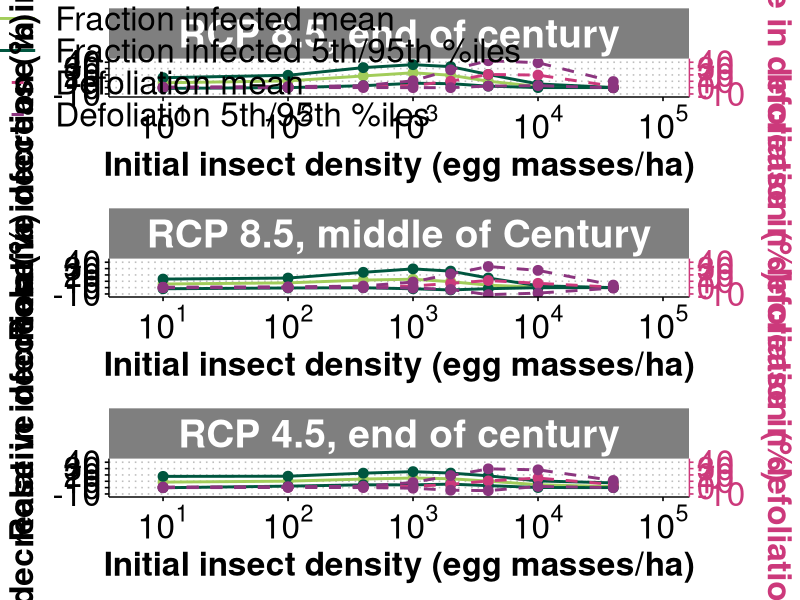

The R script that drew this image:
library(dplyr)
library(ggplot2)
library(grid)
library(gridExtra)
library(cowplot)
library(ggthemes)


#Read in a summary table of fraction infected and defoliation under different initial insect densities (RCP 8.5, End of century)
table<-read.csv("fullHiENDMfRel_hdefof_0.05_summarytable.csv",header=TRUE)
table$group<-as.character(table$group)
table$group[table$group=="Fraction_Infected"]<-"Fraction Infected"
table$group<-factor(table$group,levels=c("Fraction Infected","Defoliation"))
table$insect_density<-table$insect_density*10000/250 #Larvae/m^2 into egg masses/ha

color<-c("Fraction infected mean"="#a2cd5a","Fraction infected 5th/95th %iles"="#00563f","Defoliation mean"="#cc397b","Defoliation 5th/95th %iles"="#8b357f","Density frequencies"="grey50")
linetype_list<-c("Fraction infected mean"=1,"Fraction infected 5th/95th %iles"=1,"Defoliation mean"=2,"Defoliation 5th/95th %iles"=2)


integer_breaks <- function(n = 5, ...) {
  fxn <- function(x) {
    breaks <- floor(pretty(x, n, ...))
    names(breaks) <- attr(breaks, "labels")
    breaks
  }
  return(fxn)
}

table_base<-table
table_base$title<-"RCP 8.5, end of century"

# The values y>0 indicate the extent of the harmful effects of climate change to forests. 
# The decrease in fraction infected is on the same side as the increase in defoliation.
color<-c("Fraction infected mean"="#a2cd5a","Fraction infected 5th/95th %iles"="#00563f","Defoliation mean"="#cc397b","Defoliation 5th/95th %iles"="#8b357f","Density frequencies"="grey50")
linetype_list<-c("Fraction infected mean"=1,"Fraction infected 5th/95th %iles"=1,"Defoliation mean"=2,"Defoliation 5th/95th %iles"=2)




END<-ggplot(table_base) + theme_bw() + theme_clean()+
  geom_point(data=table_base[table_base$group=="Fraction Infected",],aes(x=insect_density,y=-(mean),color="Fraction infected mean"),size=3)+
  geom_line(data=table_base[table_base$group=="Fraction Infected",],aes(x=insect_density,y=-(mean),color="Fraction infected mean",linetype="Fraction infected mean"),linewidth=1)+
  geom_point(data=table_base[table_base$group=="Fraction Infected",],aes(x=insect_density,y=-(X5th_pct),color="Fraction infected 5th/95th %iles"),size=3)+
  geom_line(data=table_base[table_base$group=="Fraction Infected",],aes(x=insect_density,y=-(X5th_pct),color="Fraction infected 5th/95th %iles",linetype="Fraction infected 5th/95th %iles"),linewidth=1)+
  geom_point(data=table_base[table_base$group=="Fraction Infected",],aes(x=insect_density,y=-(X95th_pct),color="Fraction infected 5th/95th %iles"),size=3)+
  geom_line(data=table_base[table_base$group=="Fraction Infected",],aes(x=insect_density,y=-(X95th_pct),color="Fraction infected 5th/95th %iles",linetype="Fraction infected 5th/95th %iles"),linewidth=1)+
  scale_x_log10(breaks = scales::trans_breaks("log10", function(x) 10^x),labels = scales::trans_format("log10", scales::math_format(10^.x)),limits=c(6,100000))+
  scale_y_continuous(limits=c(-12,43),breaks=integer_breaks(),sec.axis = sec_axis(trans=~./1,name="Increase in defoliation (%)",breaks=c(-10,0,10,20,30,40)))+
  geom_point(data=table_base[table_base$group=="Defoliation",],aes(x=insect_density,y=(mean),color="Defoliation mean"),size=3)+
  geom_line(data=table_base[table_base$group=="Defoliation",],aes(x=insect_density,y=(mean),color="Defoliation mean",linetype="Defoliation mean"),linewidth=1)+
  geom_point(data=table_base[table_base$group=="Defoliation",],aes(x=insect_density,y=(X5th_pct),color="Defoliation 5th/95th %iles"),size=3)+
  geom_line(data=table_base[table_base$group=="Defoliation",],aes(x=insect_density,y=(X5th_pct),color="Defoliation 5th/95th %iles",linetype="Defoliation 5th/95th %iles"),linewidth=1)+
  geom_point(data=table_base[table_base$group=="Defoliation",],aes(x=insect_density,y=(X95th_pct),color="Defoliation 5th/95th %iles"),size=3)+
  geom_line(data=table_base[table_base$group=="Defoliation",],aes(x=insect_density,y=(X95th_pct),color="Defoliation 5th/95th %iles",linetype="Defoliation 5th/95th %iles"),linewidth=1)+
  xlab(expression(bold(paste("Initial insect density (egg masses/ha)")) ))+ylab(expression(bold("Relative decrease in infection (%)")))+
  theme(axis.line.y.right = element_line(color = "#cc397b"), 
        axis.ticks.y.right = element_line(color = "#cc397b"),
        axis.text.y.right = element_text(color = "#cc397b"), 
        axis.title.y.right = element_text(color = "#cc397b"))+
  theme(plot.title=element_text(size=28,face="bold"), axis.text=element_text(size=24),
        axis.title=element_text(size=24,face="bold"),plot.background = element_blank(),
        legend.position = c(0.2,0.795),legend.title=element_blank(),legend.text=element_text(size=24),legend.background=element_blank(),legend.key=element_blank(),
        strip.background =element_rect(fill="grey50"),strip.text = element_text(colour = 'white'), legend.key.width = unit(3,"cm"))+
  theme(axis.title.y.right = element_text(margin = margin(t = 0, r = 0, b = 0, l = 10)))+
  scale_color_manual(breaks=c("Fraction infected mean","Fraction infected 5th/95th %iles","Defoliation mean","Defoliation 5th/95th %iles","Density frequencies"),values=color,name="value type")+
  scale_fill_manual(breaks=c("Fraction infected mean","Fraction infected 5th/95th %iles","Defoliation mean","Defoliation 5th/95th %iles","Density frequencies"),values=color,name="value type")+ 
  scale_linetype_manual(breaks=c("Fraction infected mean","Fraction infected 5th/95th %iles","Defoliation mean","Defoliation 5th/95th %iles"),values=linetype_list,name="value type")+
  facet_grid(. ~ title)+theme(strip.text.x = element_text(size=28,face="bold"))+theme(panel.spacing.x = unit(2, "lines"))




#Mid-century
table<-read.csv("fullHiMIDMfRel_hdefof_0.05_summarytable.csv",header=TRUE)
table$group<-as.character(table$group)
table$group[table$group=="Fraction_Infected"]<-"Fraction Infected"
table$group<-factor(table$group,levels=c("Fraction Infected","Defoliation"))
table$insect_density<-table$insect_density*10000/250

color<-c("Fraction infected mean"="#a2cd5a","Fraction infected 5th/95th %iles"="#00563f","Defoliation mean"="#cc397b","Defoliation 5th/95th %iles"="#8b357f","Density frequencies"="grey50")
linetype_list<-c("Fraction infected mean"=1,"Fraction infected 5th/95th %iles"=1,"Defoliation mean"=2,"Defoliation 5th/95th %iles"=2)

table_alt<-table
table_alt$group<-factor(table_alt$group,levels=c("Fraction Infected","Defoliation"))
table_alt$title<-"RCP 8.5, middle of Century"



MID<-ggplot(table_alt) + theme_bw() + theme_clean()+
  geom_point(data=table_alt[table_alt$group=="Fraction Infected",],aes(x=insect_density,y=-(mean),color="Fraction infected mean"),size=3)+
  geom_line(data=table_alt[table_alt$group=="Fraction Infected",],aes(x=insect_density,y=-(mean),color="Fraction infected mean",linetype="Fraction infected mean"),linewidth=1)+
  geom_point(data=table_alt[table_alt$group=="Fraction Infected",],aes(x=insect_density,y=-(X5th_pct),color="Fraction infected 5th/95th %iles"),size=3)+
  geom_line(data=table_alt[table_alt$group=="Fraction Infected",],aes(x=insect_density,y=-(X5th_pct),color="Fraction infected 5th/95th %iles",linetype="Fraction infected 5th/95th %iles"),linewidth=1)+
  geom_point(data=table_alt[table_alt$group=="Fraction Infected",],aes(x=insect_density,y=-(X95th_pct),color="Fraction infected 5th/95th %iles"),size=3)+
  geom_line(data=table_alt[table_alt$group=="Fraction Infected",],aes(x=insect_density,y=-(X95th_pct),color="Fraction infected 5th/95th %iles",linetype="Fraction infected 5th/95th %iles"),linewidth=1)+
  scale_x_log10(breaks = scales::trans_breaks("log10", function(x) 10^x),labels = scales::trans_format("log10", scales::math_format(10^.x)),limits=c(6,100000))+
  scale_y_continuous(limits=c(-12,43),breaks=integer_breaks(),sec.axis = sec_axis(trans=~./1,name="Increase in defoliation (%)",breaks=c(-10,0,10,20,30,40)))+
  geom_point(data=table_alt[table_alt$group=="Defoliation",],aes(x=insect_density,y=(mean),color="Defoliation mean"),size=3)+
  geom_line(data=table_alt[table_alt$group=="Defoliation",],aes(x=insect_density,y=(mean),color="Defoliation mean",linetype="Defoliation mean"),linewidth=1)+
  geom_point(data=table_alt[table_alt$group=="Defoliation",],aes(x=insect_density,y=(X5th_pct),color="Defoliation 5th/95th %iles"),size=3)+
  geom_line(data=table_alt[table_alt$group=="Defoliation",],aes(x=insect_density,y=(X5th_pct),color="Defoliation 5th/95th %iles",linetype="Defoliation 5th/95th %iles"),linewidth=1)+
  geom_point(data=table_alt[table_alt$group=="Defoliation",],aes(x=insect_density,y=(X95th_pct),color="Defoliation 5th/95th %iles"),size=3)+
  geom_line(data=table_alt[table_alt$group=="Defoliation",],aes(x=insect_density,y=(X95th_pct),color="Defoliation 5th/95th %iles",linetype="Defoliation 5th/95th %iles"),linewidth=1)+
  xlab(expression(bold(paste("Initial insect density (egg masses/ha)")) ))+ylab(expression(bold("Relative decrease in infection (%)")))+
  theme(axis.line.y.right = element_line(color = "#cc397b"), 
        axis.ticks.y.right = element_line(color = "#cc397b"),
        axis.text.y.right = element_text(color = "#cc397b"), 
        axis.title.y.right = element_text(color = "#cc397b"))+
  theme(plot.title=element_text(size=28,face="bold"), axis.text=element_text(size=24),
        axis.title=element_text(size=24,face="bold"),plot.background = element_blank(),
        legend.position = "none",legend.title=element_blank(),legend.text=element_text(size=24),legend.background=element_blank(),legend.key=element_blank(),
        strip.background =element_rect(fill="grey50"),strip.text = element_text(colour = 'white'), legend.key.width = unit(3,"cm"))+
  theme(axis.title.y.right = element_text(margin = margin(t = 0, r = 0, b = 0, l = 10)))+
  scale_color_manual(breaks=c("Fraction infected mean","Fraction infected 5th/95th %iles","Defoliation mean","Defoliation 5th/95th %iles","Density frequencies"),values=color,name="value type")+
  scale_fill_manual(breaks=c("Fraction infected mean","Fraction infected 5th/95th %iles","Defoliation mean","Defoliation 5th/95th %iles","Density frequencies"),values=color,name="value type")+ 
  scale_linetype_manual(breaks=c("Fraction infected mean","Fraction infected 5th/95th %iles","Defoliation mean","Defoliation 5th/95th %iles"),values=linetype_list,name="value type")+
  facet_grid(. ~ title)+theme(strip.text.x = element_text(size=28,face="bold"))+theme(panel.spacing.x = unit(2, "lines"))
#scale_x_continuous(trans=log_trans(),breaks=round(exp(-5:-1),3),limits=c(0.004,0.38))+
#facet_wrap(~group)+theme(strip.text.x = element_text(size=24,face="bold"),strip.text.y = element_text(size=24,face="bold"))+theme(panel.spacing.x = unit(2, "lines"))



#RCP 4.5
table<-read.csv("fullLowENDMfRel_hdefof_0.05_summarytable.csv",header=TRUE)
table$group<-as.character(table$group)
table$group[table$group=="Fraction_Infected"]<-"Fraction Infected"
table$group<-factor(table$group,levels=c("Fraction Infected","Defoliation"))
table$insect_density<-table$insect_density*10000/250

color<-c("Fraction infected mean"="#a2cd5a","Fraction infected 5th/95th %iles"="#00563f","Defoliation mean"="#cc397b","Defoliation 5th/95th %iles"="#8b357f","Density frequencies"="grey50")
linetype_list<-c("Fraction infected mean"=1,"Fraction infected 5th/95th %iles"=1,"Defoliation mean"=2,"Defoliation 5th/95th %iles"=2)

table_alt<-table
table_alt$group<-factor(table_alt$group,levels=c("Fraction Infected","Defoliation"))
table_alt$title<-"RCP 4.5, end of century"



RCP4<-ggplot(table_alt) + theme_bw() + theme_clean()+
  geom_point(data=table_alt[table_alt$group=="Fraction Infected",],aes(x=insect_density,y=-(mean),color="Fraction infected mean"),size=3)+
  geom_line(data=table_alt[table_alt$group=="Fraction Infected",],aes(x=insect_density,y=-(mean),color="Fraction infected mean",linetype="Fraction infected mean"),linewidth=1)+
  geom_point(data=table_alt[table_alt$group=="Fraction Infected",],aes(x=insect_density,y=-(X5th_pct),color="Fraction infected 5th/95th %iles"),size=3)+
  geom_line(data=table_alt[table_alt$group=="Fraction Infected",],aes(x=insect_density,y=-(X5th_pct),color="Fraction infected 5th/95th %iles",linetype="Fraction infected 5th/95th %iles"),linewidth=1)+
  geom_point(data=table_alt[table_alt$group=="Fraction Infected",],aes(x=insect_density,y=-(X95th_pct),color="Fraction infected 5th/95th %iles"),size=3)+
  geom_line(data=table_alt[table_alt$group=="Fraction Infected",],aes(x=insect_density,y=-(X95th_pct),color="Fraction infected 5th/95th %iles",linetype="Fraction infected 5th/95th %iles"),linewidth=1)+
  scale_x_log10(breaks = scales::trans_breaks("log10", function(x) 10^x),labels = scales::trans_format("log10", scales::math_format(10^.x)),limits=c(6,100000))+
  scale_y_continuous(limits=c(-12,43),breaks=integer_breaks(),sec.axis = sec_axis(trans=~./1,name="Increase in defoliation (%)",breaks=c(-10,0,10,20,30,40)))+
  geom_point(data=table_alt[table_alt$group=="Defoliation",],aes(x=insect_density,y=(mean),color="Defoliation mean"),size=3)+
  geom_line(data=table_alt[table_alt$group=="Defoliation",],aes(x=insect_density,y=(mean),color="Defoliation mean",linetype="Defoliation mean"),linewidth=1)+
  geom_point(data=table_alt[table_alt$group=="Defoliation",],aes(x=insect_density,y=(X5th_pct),color="Defoliation 5th/95th %iles"),size=3)+
  geom_line(data=table_alt[table_alt$group=="Defoliation",],aes(x=insect_density,y=(X5th_pct),color="Defoliation 5th/95th %iles",linetype="Defoliation 5th/95th %iles"),linewidth=1)+
  geom_point(data=table_alt[table_alt$group=="Defoliation",],aes(x=insect_density,y=(X95th_pct),color="Defoliation 5th/95th %iles"),size=3)+
  geom_line(data=table_alt[table_alt$group=="Defoliation",],aes(x=insect_density,y=(X95th_pct),color="Defoliation 5th/95th %iles",linetype="Defoliation 5th/95th %iles"),linewidth=1)+
  xlab(expression(bold(paste("Initial insect density (egg masses/ha)")) ))+ylab(expression(bold("Relative decrease in infection (%)")))+
  theme(axis.line.y.right = element_line(color = "#cc397b"), 
        axis.ticks.y.right = element_line(color = "#cc397b"),
        axis.text.y.right = element_text(color = "#cc397b"), 
        axis.title.y.right = element_text(color = "#cc397b"))+
  theme(plot.title=element_text(size=28,face="bold"), axis.text=element_text(size=24),
        axis.title=element_text(size=24,face="bold"),plot.background = element_blank(),
        legend.position = "none",legend.title=element_blank(),legend.text=element_text(size=24),legend.background=element_blank(),legend.key=element_blank(),
        strip.background =element_rect(fill="grey50"),strip.text = element_text(colour = 'white'), legend.key.width = unit(3,"cm"))+
  theme(axis.title.y.right = element_text(margin = margin(t = 0, r = 0, b = 0, l = 10)))+
  scale_color_manual(breaks=c("Fraction infected mean","Fraction infected 5th/95th %iles","Defoliation mean","Defoliation 5th/95th %iles","Density frequencies"),values=color,name="value type")+
  scale_fill_manual(breaks=c("Fraction infected mean","Fraction infected 5th/95th %iles","Defoliation mean","Defoliation 5th/95th %iles","Density frequencies"),values=color,name="value type")+ 
  scale_linetype_manual(breaks=c("Fraction infected mean","Fraction infected 5th/95th %iles","Defoliation mean","Defoliation 5th/95th %iles"),values=linetype_list,name="value type")+
  facet_grid(. ~ title)+theme(strip.text.x = element_text(size=28,face="bold"))+theme(panel.spacing.x = unit(2, "lines"))
#scale_x_continuous(trans=log_trans(),breaks=round(exp(-5:-1),3),limits=c(0.004,0.38))+
#facet_wrap(~group)+theme(strip.text.x = element_text(size=24,face="bold"),strip.text.y = element_text(size=24,face="bold"))+theme(panel.spacing.x = unit(2, "lines"))



png(paste("fullRel_hdefof_summarytable_to_plot_3in1.png",sep=""),height=1800,width=1600)
grid.arrange(END,MID,RCP4,nrow=3)
#grid.arrange(g_IT)

dev.off()  
